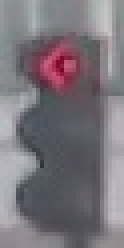
#> input picture home/traffic_light_images/training/red/071a0640-def2-4c10-b393-82036dc09483.jpg, 31 x 62 px (shown 4 times larger)
$ jupyter execute --allow-errors Traffic_Light_Classifier.ipynb   (shell and % lines are left out)
#> lines starting #> are read from the running program, lines starting #| are printed output that depends on the picture
### home/helpers.py
# Helper functions

import os
import glob # library for loading images from a directory
import matplotlib.image as mpimg


# This function loads in images and their labels and places them in a list
# The list contains all images and their associated labels
# For example, after data is loaded, im_list[0][:] will be the first image-label pair in the list
def load_dataset(image_dir):

    # Populate this empty image list
#> called with image_dir = 'traffic_light_images/training/'
    im_list = []
    image_types = ["red", "yellow", "green"]

    # Iterate through each color folder
    for im_type in image_types:

        # Iterate through each image file in each image_type folder
        # glob reads in any image with the extension "image_dir/im_type/*"
        for file in glob.glob(os.path.join(image_dir, im_type, "*")):

            # Read in the image
            im = mpimg.imread(file)
#> im is the input picture: shape (62, 31, 3); mean R, G, B 122.6, 116.4, 123.3

            # Check if the image exists/if it's been correctly read-in
            if not im is None:
                # Append the image, and it's type (red, green, yellow) to the image list
                im_list.append((im, im_type))

    return im_list

### home/test_functions.py
# All test code
import unittest
from IPython.display import Markdown, display


# Helper functions for printing markdown text (text in color/bold/etc)
def printmd(string):
    display(Markdown(string))

# Print a test failed message, given an error
def print_fail():
    printmd('**<span style="color: red;">TEST FAILED</span>**')

# Print a test passed message
def print_pass():
    printmd('**<span style="color: green;">TEST PASSED</span>**')


# A class holding all tests
class Tests(unittest.TestCase):


    # Tests the `one_hot_encode` function, which is passed in as an argument
    def test_one_hot(self, one_hot_function):

        # Test that the generated one-hot labels match the expected one-hot label
        # For all three cases (red, yellow, green)
        try:
            self.assertEqual([1,0,0], one_hot_function('red'))
            self.assertEqual([0,1,0], one_hot_function('yellow'))
            self.assertEqual([0,0,1], one_hot_function('green'))

        # If the function does *not* pass all 3 tests above, it enters this exception
        except self.failureException as e:
            # Print out an error message
            print_fail()
            print("Your function did not return the expected one-hot label.")
            print('\n'+str(e))
            return

        # Print out a "test passed" message
        print_pass()


    # Tests if any misclassified images are red but mistakenly classified as green
    # [19 lines left out: function test_red_as_green, not called in this run]

### home/Traffic_Light_Classifier.ipynb
# Traffic Light Classifier
---

In this project, you’ll use your knowledge of computer vision techniques to build a classifier for images of traffic lights! You'll be given a dataset of traffic light images in which one of three lights is illuminated: red, yellow, or green.

In this notebook, you'll pre-process these images, extract features that will help us distinguish the different types of images, and use those features to classify the traffic light images into three classes: red, yellow, or green. The tasks will be broken down into a few sections:

1. **Loading and visualizing the data**.
      The first step in any classification task is to be familiar with your data; you'll need to load in the images of traffic lights and visualize them!

2. **Pre-processing**.
    The input images and output labels need to be standardized. This way, you can analyze all the input images using the same classification pipeline, and you know what output to expect when you eventually classify a *new* image.

3. **Feature extraction**.
    Next, you'll extract some features from each image that will help distinguish and eventually classify these images.

4. **Classification and visualizing error**.
    Finally, you'll write one function that uses your features to classify *any* traffic light image. This function will take in an image and output a label. You'll also be given code to determine the accuracy of your classification model.

5. **Evaluate your model**.
    To pass this project, your classifier must be >90% accurate and never classify any red lights as green; it's likely that you'll need to improve the accuracy of your classifier by changing existing features or adding new features. I'd also encourage you to try to get as close to 100% accuracy as possible!

Here are some sample images from the dataset (from left to right: red, green, and yellow traffic lights):

---
### *Here's what you need to know to complete the project:*

Some template code has already been provided for you, but you'll need to implement additional code steps to successfully complete this project. Any code that is required to pass this project is marked with **'(IMPLEMENTATION)'** in the header. There are also a couple of questions about your thoughts as you work through this project, which are marked with **'(QUESTION)'** in the header. Make sure to answer all questions and to check your work against the [project rubric](https://review.udacity.com/#!/rubrics/1213/view) to make sure you complete the necessary classification steps!

Your project submission will be evaluated based on the code implementations you provide, and on two main classification criteria.
Your complete traffic light classifier should have:
1. **Greater than 90% accuracy**
2. ***Never* classify red lights as green**

# 1. Loading and Visualizing the Traffic Light Dataset

This traffic light dataset consists of 1484 number of color images in 3 categories - red, yellow, and green. As with most human-sourced data, the data is not evenly distributed among the types. There are:
* 904 red traffic light images
* 536 green traffic light images
* 44 yellow traffic light images

*Note: All images come from this [MIT self-driving car course](https://selfdrivingcars.mit.edu/) and are licensed under a [Creative Commons Attribution-ShareAlike 4.0 International License](https://creativecommons.org/licenses/by-sa/4.0/).*

### Import resources

Before you get started on the project code, import the libraries and resources that you'll need.

[cell 1]
import cv2 # computer vision library
import helpers # helper functions

import random
import numpy as np
import matplotlib.pyplot as plt
import matplotlib.image as mpimg # for loading in images

## Training and Testing Data

All 1484 of the traffic light images are separated into training and testing datasets.

* 80% of these images are training images, for you to use as you create a classifier.
* 20% are test images, which will be used to test the accuracy of your classifier.
* All images are pictures of 3-light traffic lights with one light illuminated.

## Define the image directories

First, we set some variables to keep track of some where our images are stored:

    IMAGE_DIR_TRAINING: the directory where our training image data is stored
    IMAGE_DIR_TEST: the directory where our test image data is stored

[cell 2]
# Image data directories
IMAGE_DIR_TRAINING = "traffic_light_images/training/"
IMAGE_DIR_TEST = "traffic_light_images/test/"

## Load the datasets

These first few lines of code will load the training traffic light images and store all of them in a variable, `IMAGE_LIST`. This list contains the images and their associated label ("red", "yellow", "green").

You are encouraged to take a look at the `load_dataset` function in the helpers.py file. This will give you a good idea about how lots of image files can be read in from a directory using the [glob library](https://pymotw.com/2/glob/). The `load_dataset` function takes in the name of an image directory and returns a list of images and their associated labels.

For example, the first image-label pair in `IMAGE_LIST` can be accessed by index:
``` IMAGE_LIST[0][:]```.

[cell 3]
# Using the load_dataset function in helpers.py
# Load training data
IMAGE_LIST = helpers.load_dataset(IMAGE_DIR_TRAINING)
#> IMAGE_LIST = 2 items

## Visualize the Data

The first steps in analyzing any dataset are to 1. load the data and 2. look at the data. Seeing what it looks like will give you an idea of what to look for in the images, what kind of noise or inconsistencies you have to deal with, and so on. This will help you understand the image dataset, and **understanding a dataset is part of making predictions about the data**.

---
### Visualize the input images

Visualize and explore the image data! Write code to display an image in `IMAGE_LIST`:
* Display the image
* Print out the shape of the image
* Print out its corresponding label

See if you can display at least one of each type of traffic light image – red, green, and yellow — and look at their similarities and differences.

[cell 4]
## TODO: Write code to display an image in IMAGE_LIST (try finding a yellow traffic light!)
## TODO: Print out 1. The shape of the image and 2. The image's label

# The first image in IMAGE_LIST is displayed below (without information about shape or label)

#image_index=0
for image_index in range(0,(len(IMAGE_LIST)-1)):
    selected_image = IMAGE_LIST[image_index][0]
    selected_lable = IMAGE_LIST[image_index][1]
    if selected_lable == 'yellow':
        print(image_index)
        print('Image Diamention:',selected_image.shape)
        print('Image lable:',selected_lable)
#> this loop made 1 pass
#> selected_lable on pass 1: 'red'
    #f, axes = plt.subplots(1,1,)
    #axes.imshow(selected_image)

# 2. Pre-process the Data

After loading in each image, you have to standardize the input and output!

### Input

This means that every input image should be in the same format, of the same size, and so on. We'll be creating features by performing the same analysis on every picture, and for a classification task like this, it's important that **similar images create similar features**!

### Output

We also need the output to be a label that is easy to read and easy to compare with other labels. It is good practice to convert categorical data like "red" and "green" to numerical data.

A very common classification output is a 1D list that is the length of the number of classes - three in the case of red, yellow, and green lights - with the values 0 or 1 indicating which class a certain image is. For example, since we have three classes (red, yellow, and green), we can make a list with the order: [red value, yellow value, green value]. In general, order does not matter, we choose the order [red value, yellow value, green value] in this case to reflect the position of each light in descending vertical order.

A red light should have the  label: [1, 0, 0]. Yellow should be: [0, 1, 0]. Green should be: [0, 0, 1]. These labels are called **one-hot encoded labels**.

*(Note: one-hot encoding will be especially important when you work with [machine learning algorithms](https://machinelearningmastery.com/how-to-one-hot-encode-sequence-data-in-python/)).*

---
<a id='task2'></a>
### (IMPLEMENTATION): Standardize the input images

* Resize each image to the desired input size: 32x32px.
* (Optional) You may choose to crop, shift, or rotate the images in this step as well.

It's very common to have square input sizes that can be rotated (and remain the same size), and analyzed in smaller, square patches. It's also important to make all your images the same size so that they can be sent through the same pipeline of classification steps!

[cell 5]
# This function should take in an RGB image and return a new, standardized version
def standardize_input(image):

    ## TODO: Resize image and pre-process so that all "standard" images are the same size
    #standard_im = np.copy(image)
    #plt.imshow(standard_im)
    standardized_im = cv2.resize(image, (32, 32))
    #plt.imshow(standardized_im)
    #print('Image shape: ', standardized_im.shape)


    return standardized_im

## Standardize the output

With each loaded image, we also specify the expected output. For this, we use **one-hot encoding**.

* One-hot encode the labels. To do this, create an array of zeros representing each class of traffic light (red, yellow, green), and set the index of the expected class number to 1.

Since we have three classes (red, yellow, and green), we have imposed an order of: [red value, yellow value, green value]. To one-hot encode, say, a yellow light, we would first initialize an array to [0, 0, 0] and change the middle value (the yellow value) to 1: [0, 1, 0].

---
<a id='task3'></a>
### (IMPLEMENTATION): Implement one-hot encoding

[cell 6]
## TODO: One hot encode an image label
## Given a label - "red", "green", or "yellow" - return a one-hot encoded label

# Examples:
# one_hot_encode("red") should return: [1, 0, 0]
# one_hot_encode("yellow") should return: [0, 1, 0]
# one_hot_encode("green") should return: [0, 0, 1]

def one_hot_encode(label):

    ## TODO: Create a one-hot encoded label that works for all classes of traffic lights
    one_hot_encoded = []
    if label=="red":
        one_hot_encoded=[1,0,0]
    elif label=="yellow":
        one_hot_encoded=[0,1,0]
    else:
        one_hot_encoded=[0,0,1]

    return one_hot_encoded

### Testing as you Code

After programming a function like this, it's a good idea to test it, and see if it produces the expected output. **In general, it's good practice to test code in small, functional pieces, after you write it**. This way, you can make sure that your code is correct as you continue to build a classifier, and you can identify any errors early on so that they don't compound.

All test code can be found in the file `test_functions.py`. You are encouraged to look through that code and add your own testing code if you find it useful!

One test function you'll find is: `test_one_hot(self, one_hot_function)` which takes in one argument, a one_hot_encode function, and tests its functionality. If your one_hot_label code does not work as expected, this test will print ot an error message that will tell you a bit about why your code failed. Once your code works, this should print out TEST PASSED.

[cell 7]
# Importing the tests
import test_functions
tests = test_functions.Tests()

# Test for one_hot_encode function
tests.test_one_hot(one_hot_encode)

## Construct a `STANDARDIZED_LIST` of input images and output labels.

This function takes in a list of image-label pairs and outputs a **standardized** list of resized images and one-hot encoded labels.

This uses the functions you defined above to standardize the input and output, so those functions must be complete for this standardization to work!

[cell 8]
def standardize(image_list):

    # Empty image data array
    standard_list = []

    # Iterate through all the image-label pairs
    for item in image_list:
        image = item[0]
        label = item[1]

        # Standardize the image
        standardized_im = standardize_input(image)

        # One-hot encode the label
        one_hot_label = one_hot_encode(label)

        # Append the image, and it's one hot encoded label to the full, processed list of image data
        standard_list.append((standardized_im, one_hot_label))
#> this loop made 2 passes
#> (label, one_hot_label) on passes 1 to 2: ('red', [1, 0, 0]), ('green', [0, 0, 1])
#> pass 1, in standardize_input, `standardized_im = cv2.resize(image, (32, 32))`:
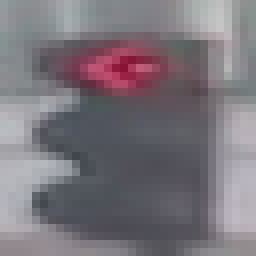
#> standardized_im: shape (32, 32, 3) (shown 8 times larger); mean R, G, B 122.5, 116.3, 123.2
#> pass 2, in standardize_input (call 2), `standardized_im = cv2.resize(image, (32, 32))`:
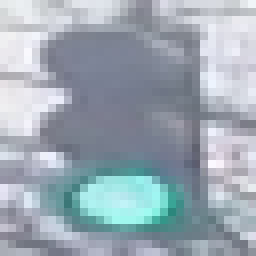
#> standardized_im: shape (32, 32, 3) (shown 8 times larger); mean R, G, B 156.6, 169, 179.3
#> after the loop, standard_list = 2 items

    return standard_list

# Standardize all training images
STANDARDIZED_LIST = standardize(IMAGE_LIST)
#> STANDARDIZED_LIST = 2 items

## Visualize the standardized data

Display a standardized image from STANDARDIZED_LIST and compare it with a non-standardized image from IMAGE_LIST. Note that their sizes and appearance are different!

[cell 9]
## TODO: Display a standardized image and its label

std_image=STANDARDIZED_LIST[0][0]
std_lable=STANDARDIZED_LIST[0][1]
#> std_lable = [1, 0, 0]

print(std_image.shape)
#| (32, 32, 3)
print(std_lable)
#| [1, 0, 0]

# 3. Feature Extraction

You'll be using what you now about color spaces, shape analysis, and feature construction to create features that help distinguish and classify the three types of traffic light images.

You'll be tasked with creating **one feature** at a minimum (with the option to create more). The required feature is **a brightness feature using HSV color space**:

1. A brightness feature.
    - Using HSV color space, create a feature that helps you identify the 3 different classes of traffic light.
    - You'll be asked some questions about what methods you tried to locate this traffic light, so, as you progress through this notebook, always be thinking about your approach: what works and what doesn't?

2. (Optional): Create more features!

Any more features that you create are up to you and should improve the accuracy of your traffic light classification algorithm! One thing to note is that, to pass this project you must **never classify a red light as a green light** because this creates a serious safety risk for a self-driving car. To avoid this misclassification, you might consider adding another feature that specifically distinguishes between red and green lights.

These features will be combined near the end of his notebook to form a complete classification algorithm.

## Creating a brightness feature

There are a number of ways to create a brightness feature that will help you characterize images of traffic lights, and it will be up to you to decide on the best procedure to complete this step. You should visualize and test your code as you go.

Pictured below is a sample pipeline for creating a brightness feature (from left to right: standardized image, HSV color-masked image, cropped image, brightness feature):

## RGB to HSV conversion

Below, a test image is converted from RGB to HSV colorspace and each component is displayed in an image.

[cell 10]
# Convert and image to HSV colorspace
# Visualize the individual color channels

index=0
test_im = STANDARDIZED_LIST[index][0]
test_label = STANDARDIZED_LIST[index][1]
#> test_label = [1, 0, 0]

# Convert to HSV
hsv = cv2.cvtColor(test_im, cv2.COLOR_RGB2HSV)
#> hsv: shape (32, 32, 3); mean H, S, V 127.6, 26.3, 127.7

print('Label [red, yellow, green]: ' + str(test_label))
#| Label [red, yellow, green]: [1, 0, 0]

#HSV channels
h = hsv[:,:,0]
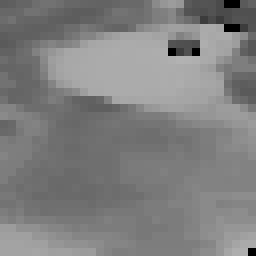
#> h: shape (32, 32) (shown 8 times larger); min 0, max 178, mean 127.6
s = hsv[:,:,1]
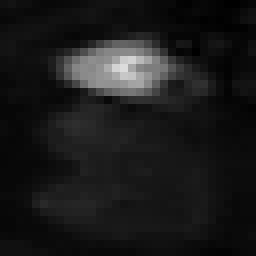
#> s: shape (32, 32) (shown 8 times larger); min 0, max 220, mean 26.3
v = hsv[:,:,2]
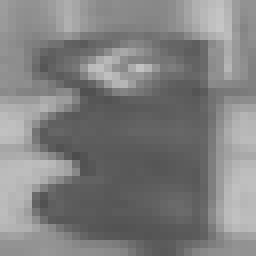
#> v: shape (32, 32) (shown 8 times larger); min 76, max 198, mean 127.7
#> (the rest of the program and of its run is left out)
